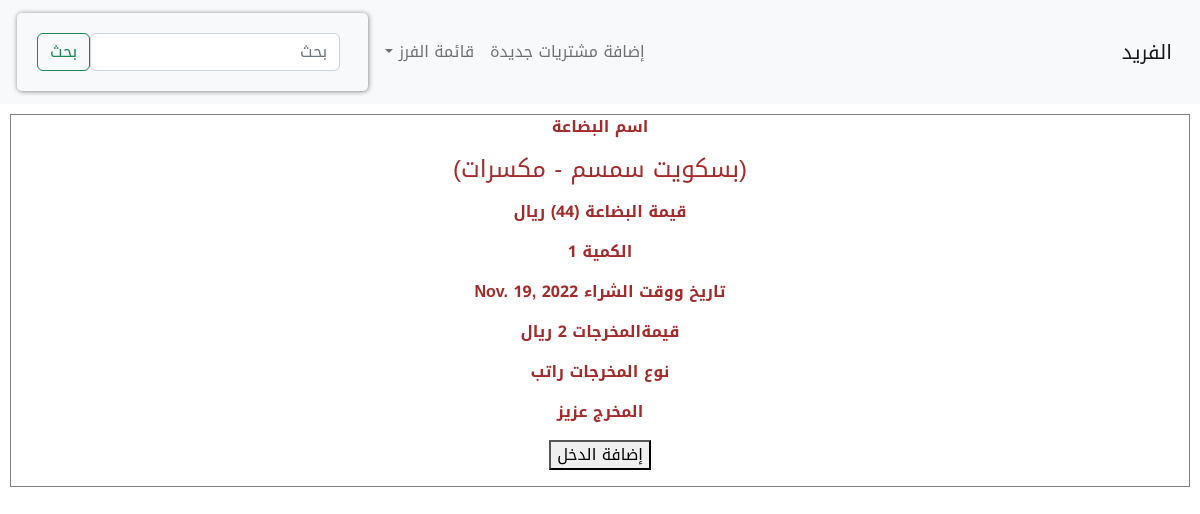
Page /details/2 on the earlier database version.
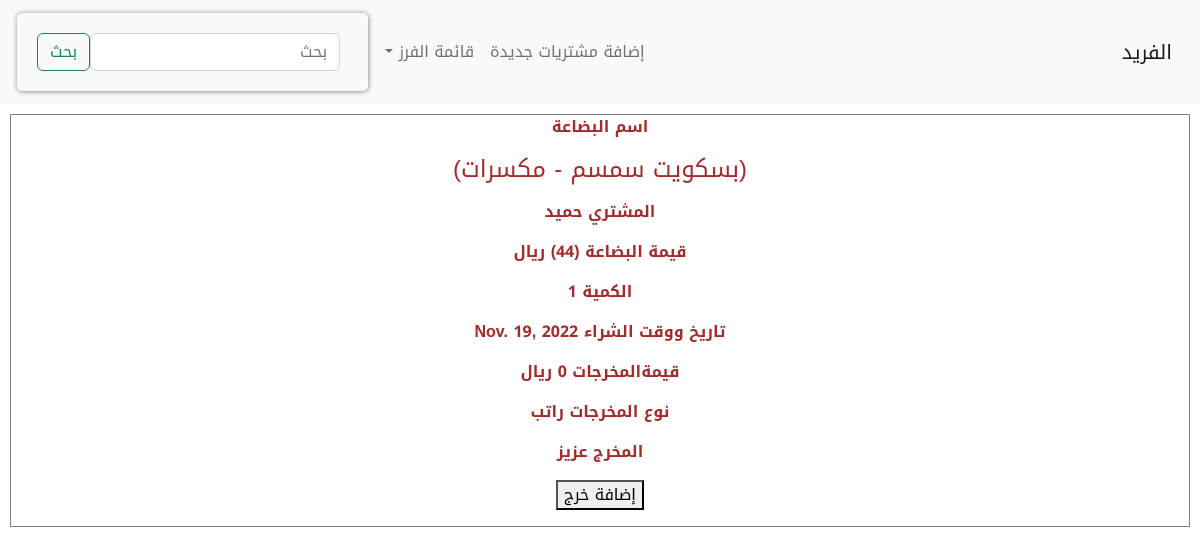
Same page on the later database version.
### alfreed/models.py (models this page shows)
class Workers(models.Model):
    name = models.CharField(max_length=50)
    def __str__(self):
        return str(self.name)

### alfreed/views.py (the view)
# urls.py: path('details/<int:pk>', views.details, name='details'),
def details(request, pk):
    product = Sales.objects.get(pk=pk)
    buyer = product.worker.all()
    return render(request, 'alfreed/details.html', {
        'product': product,
        'workers': buyer,
    })

### alfreed/models.py (called while the page is built)
    def __str__(self):
        return str(self.products)

### alfreed/templates/alfreed/details.html (shortened to what this page needs)
{% extends 'main.html' %}
{% block content %}
<div class="detail-container">
    <p>اسم البضاعة </p> <p><h4>({{product}})</h4></p>
    {% for worker in workers %}
        <p>المشتري <span>{{worker}}</span></p>
    {% endfor %}
    <p>قيمة البضاعة ({{product.paid}}) ريال</p>
    <p>الكمية {{product.quantity}}</p>
    <p>تاريخ ووقت الشراء {{product.date_created|date}}</p>
    <p>قيمةالمخرجات {{product.outcome}} ريال</p>
    <p>نوع المخرجات {{product.type}} </p>
    {% for worker in product.person.all %}
        <p>المخرج {{worker}}</p>
    {% endfor %}
    {% if not product.income %}
    <p><a href="{% url 'update_income' product.pk %} "> <button>إضافة الدخل</button> </a>
    {% endif %}
        {% if not product.outcome %}
            <a href="{% url 'update_outcome' product.pk %}"> <button>إضافة خرج</button> </a></p>
        {% endif %}
    </div>
{% endblock content %}

Differences in the rows shown:
changed Sales "بسكويت سمسم - مكسرات": outcome 2 → 0 (drawn); income 0 → 1 (drawn)
now on this page (row unchanged): Workers: name "حميد", shown under "(بسكويت سمسم - مكسرات)"
Other differences:
text no longer shown: "إضافة الدخل"
text now shown: "إضافة خرج"
